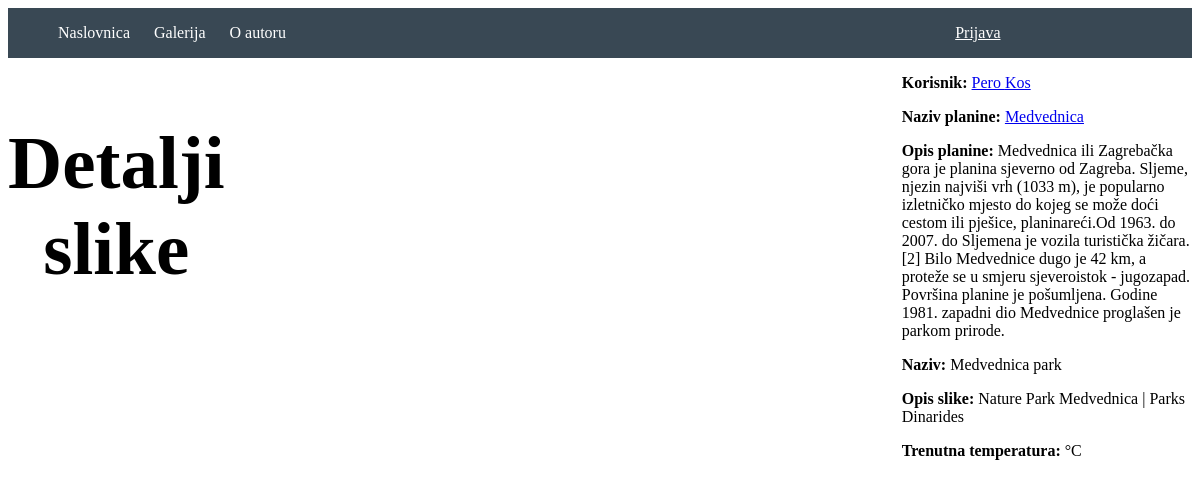
The page /slika.php?slika_id=7 on the database its author committed.
### tables this page shows
CREATE TABLE `korisnik` (
  `korisnik_id` int(11) NOT NULL,
  `tip_korisnika_id` int(11) NOT NULL,
  `korisnicko_ime` varchar(50) NOT NULL,
  `lozinka` varchar(50) NOT NULL,
  `ime` varchar(50) NOT NULL,
  `prezime` varchar(50) NOT NULL,
  `email` varchar(100) NOT NULL,
  `blokiran` int(1) NOT NULL,
  `slika` text
);

CREATE TABLE `planina` (
  `planina_id` int(11) NOT NULL,
  `naziv` varchar(100) NOT NULL,
  `opis` text NOT NULL,
  `lokacija` text,
  `geografska_sirina` double DEFAULT NULL,
  `geografska_duzina` double DEFAULT NULL
);

CREATE TABLE `slika` (
  `slika_id` int(11) NOT NULL,
  `planina_id` int(11) NOT NULL,
  `korisnik_id` int(11) NOT NULL,
  `naziv` varchar(50) NOT NULL,
  `url` text NOT NULL,
  `opis` text NOT NULL,
  `datum_vrijeme_slikanja` timestamp NOT NULL DEFAULT CURRENT_TIMESTAMP ON UPDATE CURRENT_TIMESTAMP,
  `status` int(1) NOT NULL
);

### baza.php (called while the page is built, shortened)
<?php
    function izvrsi_upit($veza,$upit,$insert_or_update = false)
    {
        $rezultat=mysqli_query($veza,$upit);
        if($insert_or_update)
        {
            return $rezultat;
        }
        else
        {
            $rows = array();
            if(!empty($rezultat))
            {
                while ($row = mysqli_fetch_assoc($rezultat))
                {
                    $rows[] = $row;
                }
            }
            return $rows;
        }
    }
?>

### funkcije/funkcije_slike_planine.php (called while the page is built, shortened)
<?php
    function dohvati_sliku_pomocu_id($slika_id)
    {
        $veza = spajanje_na_bazu();
        $upit = "SELECT * FROM slika WHERE slika_id=$slika_id";
        $slike = izvrsi_upit($veza, $upit);
        return $slike;
    }
    function dohvati_planinu_po_id($planina_id)
    {
        $veza = spajanje_na_bazu();
        $upit = "SELECT * FROM planina WHERE planina_id=$planina_id";
        $planina = izvrsi_upit($veza, $upit);
        return $planina;
    }
?>

### funkcije/funkcije_korisnici.php (called while the page is built, shortened)
<?php
    function dohvati_korisnika_pomocu_id($korisnik_id)
    {
        $veza = spajanje_na_bazu();
        $upit = "SELECT korisnik_id,tip_korisnika_id,korisnicko_ime,ime,prezime,email,slika,blokiran,lozinka FROM korisnik WHERE korisnik_id=$korisnik_id";
        $korisnik = izvrsi_upit($veza,$upit);
        return $korisnik;
    }
?>

### slika.php (the view, shortened to what this page needs)
<?php
    include "baza.php";
    include "funkcije/funkcije_slike_planine.php";
    include "funkcije/funkcije_korisnici.php";
    $slika = array();
    if(!empty($_GET["slika_id"]))
    {
        $slika = dohvati_sliku_pomocu_id($_GET["slika_id"]);
        $korisnik=array();
        if(!empty($slika))
        {
            $korisnik = dohvati_korisnika_pomocu_id($slika[0]['korisnik_id']);
            $planina = dohvati_planinu_po_id(($slika[0]['planina_id']));
        }
    }
    $geo_sirina = $planina[0]["geografska_sirina"];
    $geo_duzina = $planina[0]["geografska_duzina"];
    $jsonUrl = "https://api.open-meteo.com/v1/forecast?latitude=$geo_sirina&longitude=$geo_duzina&current=temperature";
    $curl = curl_init($jsonUrl);
    $response = curl_exec($curl);
    $vrijemeDanas = json_decode($response, true);
    include "includes/header.php";
    include "includes/navigacija.php";
?>
    <section class="slika-detalji">
        <div class="header">
            <h1>Detalji slike</h1>
        </div>
        <div class="slika-detalji">
            <div class="slika-prikaz">
            </div>
            <div class="sidebar">
                <p>
                    <strong>Korisnik: </strong>
                    <?php
                        echo "<a href='galerija.php?korisnik_id={$korisnik[0]['korisnik_id']}'>";
                        echo $korisnik[0]["ime"] . " ". $korisnik[0]["prezime"];
                        echo "</a>";
                    ?>
                </p>
                <p>
                    <strong>Naziv planine: </strong>
                    <?php
                        echo "<a href='galerija.php?planina_id={$planina[0]['planina_id']}'>";
                        echo $planina[0]["naziv"];
                        echo "</a>";
                    ?>
                </p>
                <p><strong>Opis planine: </strong> <?php echo $planina[0]["opis"] ?></p>
                <p><strong>Naziv: </strong> <?php echo $slika[0]["naziv"] ?></p>
                <p><strong>Opis slike: </strong><?php echo $slika[0]["opis"] ?></p>
                <p><strong>Trenutna temperatura: </strong><?php echo $vrijemeDanas["current"]["temperature"] ?> °C</p>
            </div>
        </div>
    </section>
<?php
    include "includes/footer.php";
?>

### css/main.css (style rules this page uses)
.header { text-align:center; font-size: 50px; }
.slika-detalji { display: flex; }
.slika-prikaz { width:70%; }
.sidebar { width: 30%; }

### rows shown on the page
korisnik: ime "Pero", prezime "Kos"
planina: naziv "Medvednica", opis "Medvednica ili Zagrebačka gora je planina sjeverno od Zagreba. Sljeme, njezin najviši vrh (1033 m), je popularno izletničko mjesto do kojeg se može doći cestom ili pješice, planinareći.Od 1963. do 2007. do Sljemena je vozila turistička žičara.[2] Bilo Medvednice dugo je 42 km, a proteže se u smjeru sjeveroistok - jugozapad. Površina planine je pošumljena. Godine 1981. zapadni dio Medvednice proglašen je parkom prirode."
slika: naziv "Medvednica park", opis "Nature Park Medvednica | Parks Dinarides"
